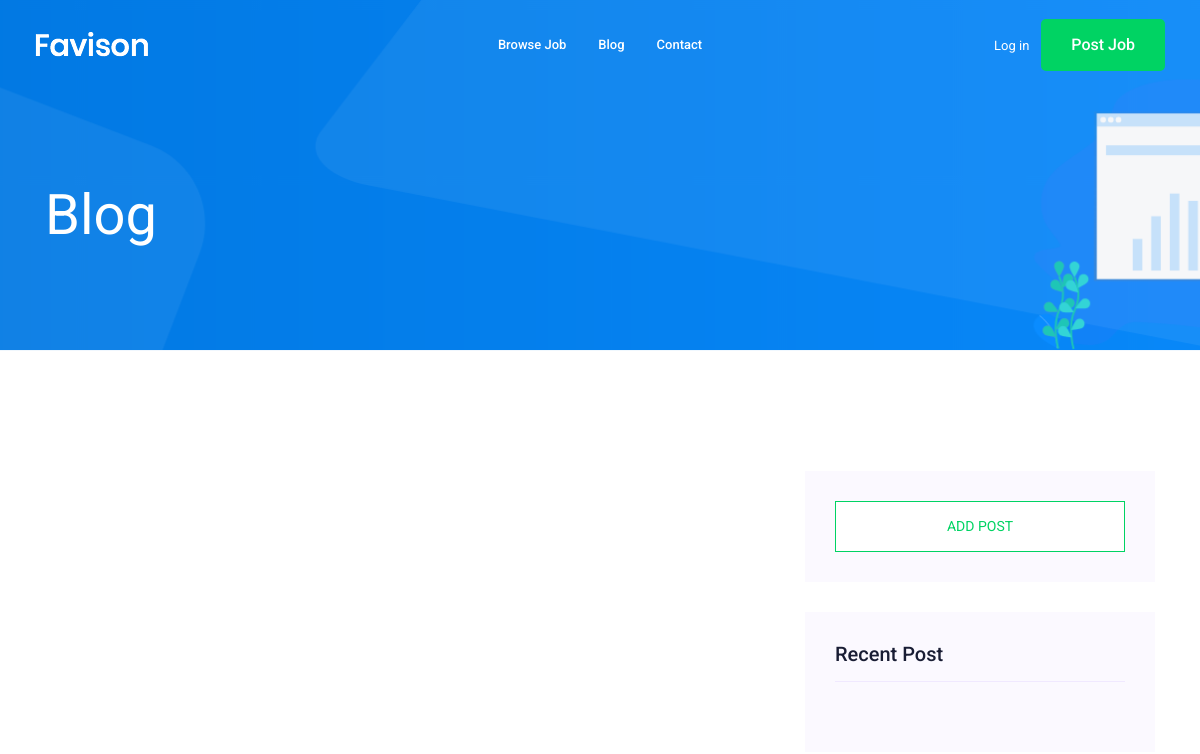
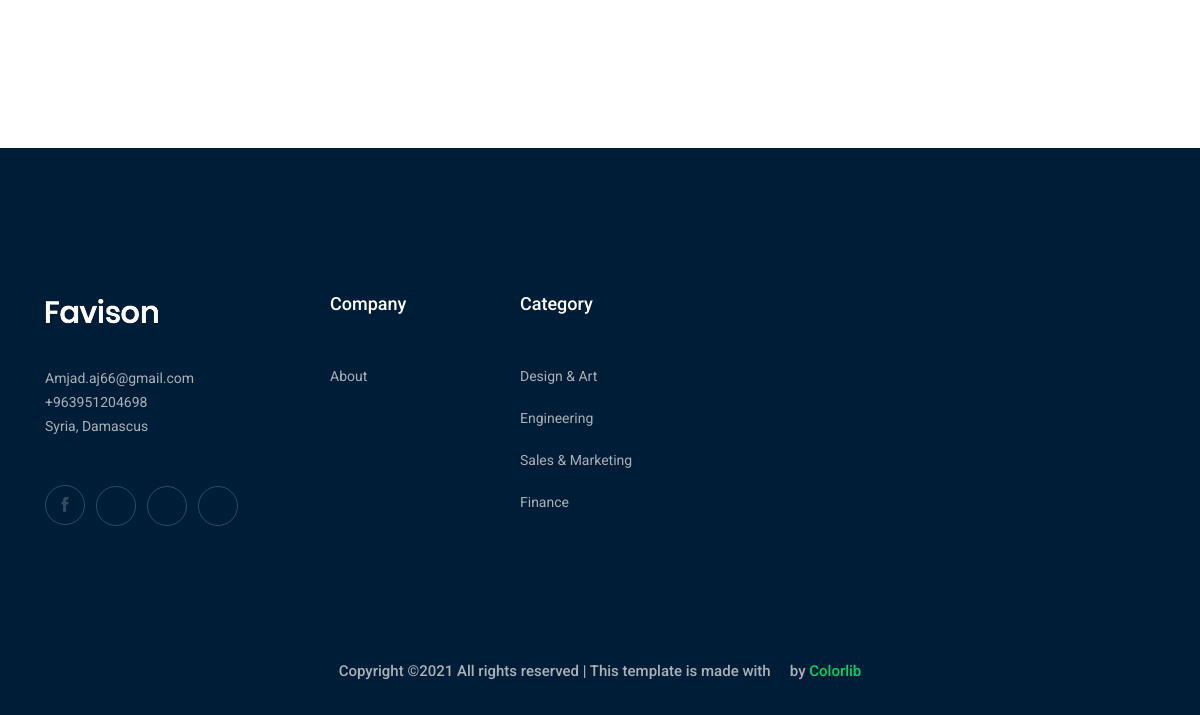
The page /blog/ on the database as committed earlier (2 pictures, top to bottom).
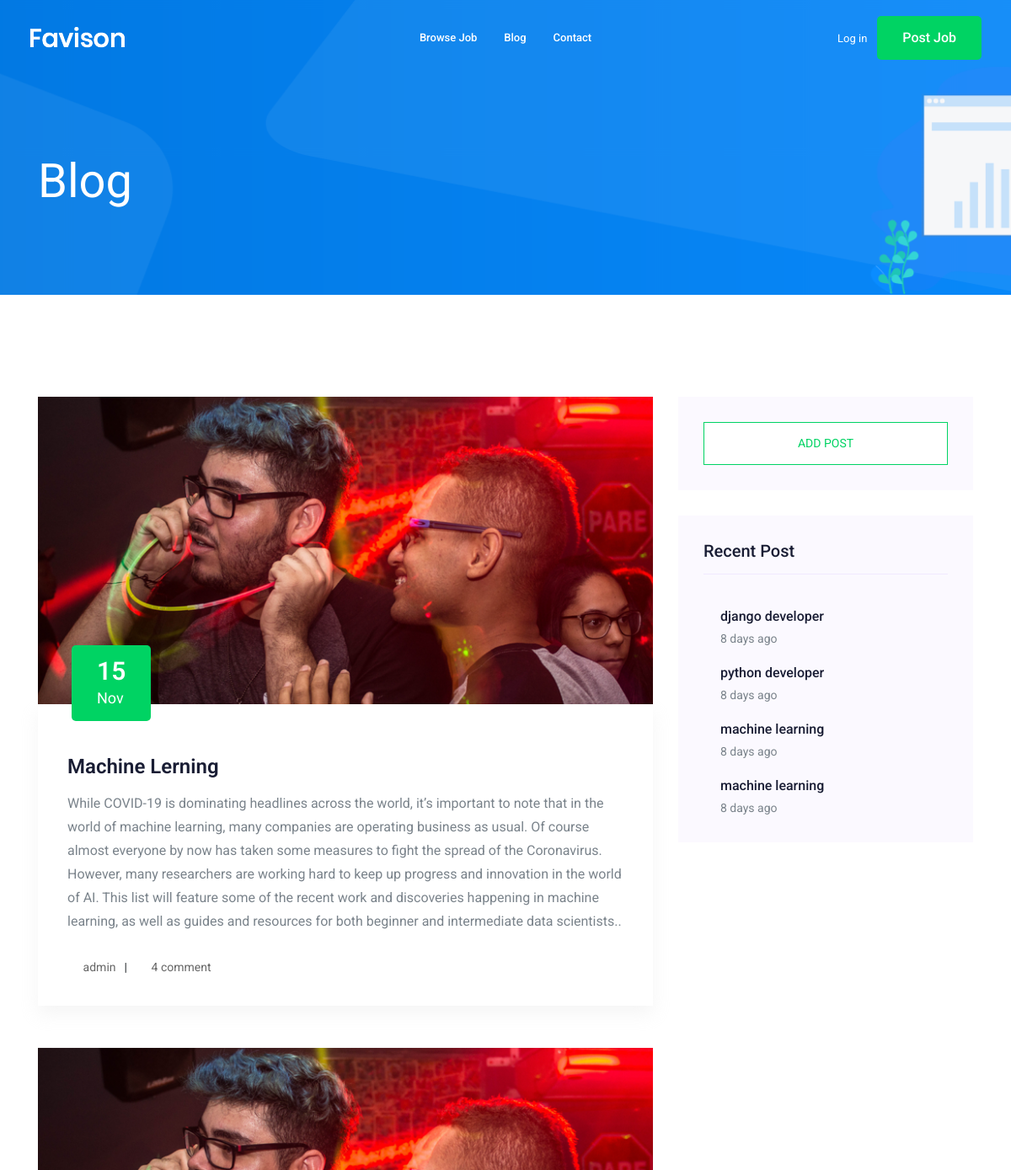
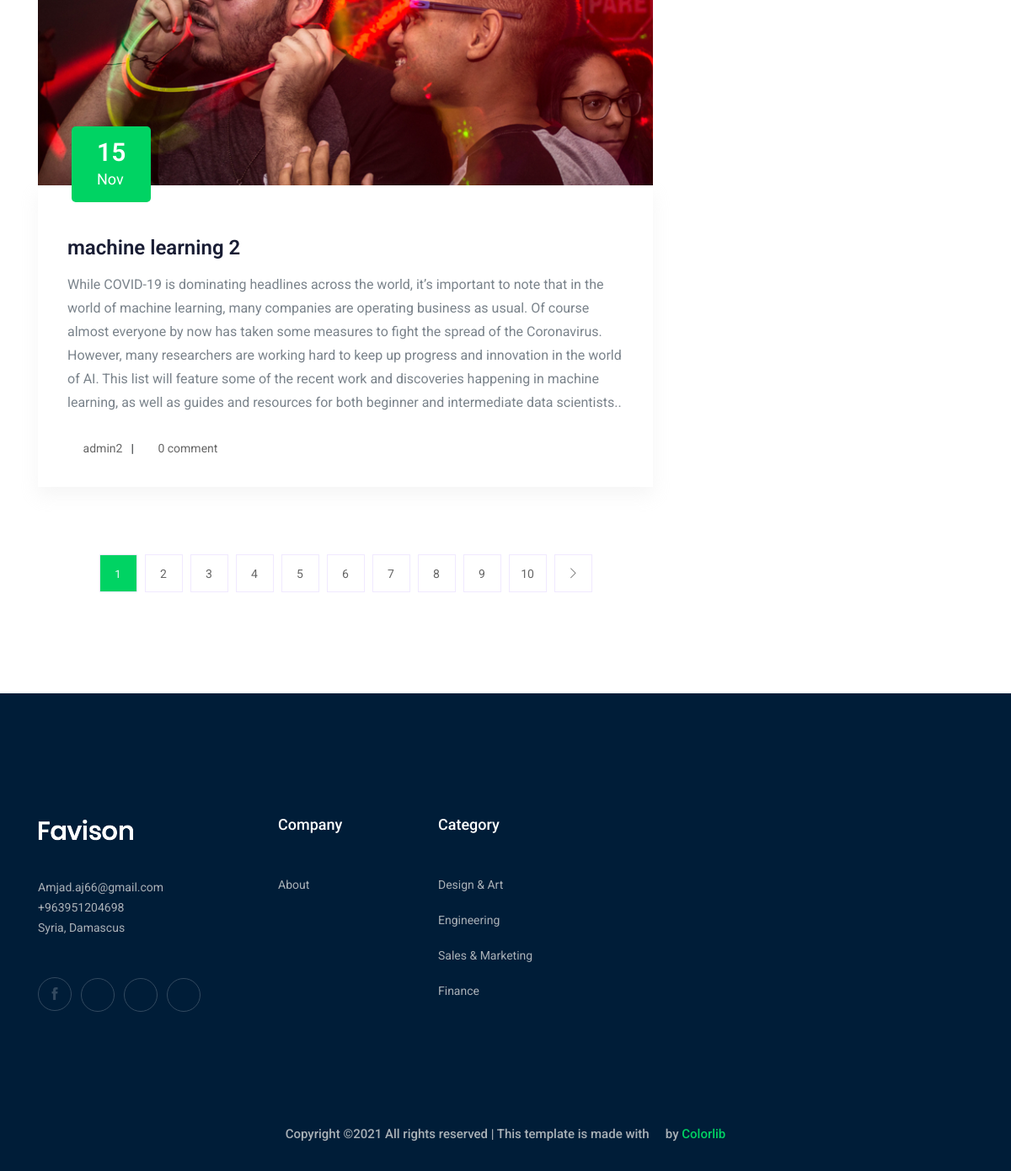
The same page on the database as committed later (2 pictures, top to bottom).
### blog/models.py (models this page shows, shortened)
class Post(models.Model):
    owner = models.ForeignKey(User , related_name='post_user', on_delete=models.CASCADE)
    title = models.CharField(max_length=100)
    content = models.TextField(max_length=10000)
    published_at = models.DateTimeField(auto_now= True)
    slug = models.SlugField(null=True, blank=True, unique=True)
    def get_date(self):
        time = datetime.now()
        if self.published_at.day == time.day:
            return str(time.hour - self.published_at.hour) + " hours ago"
        else:
            if self.published_at.month == time.month:
                return str(time.day - self.published_at.day) + " days ago"
            else:
                if self.published_at.year == time.year:
                    return str(time.month - self.published_at.month) + " months ago"
        return self.published_at
    def __str__(self):
        return self.title

class Comments(models.Model):
    owner = models.ForeignKey(User, related_name='details', on_delete=models.CASCADE)
    post = models.ForeignKey(Post,related_name='details', on_delete=models.CASCADE)
    comment  = models.TextField()
    comment_date  = models.DateTimeField(auto_now= True)
    class Meta:
        ordering = ('-comment_date',)

### blog/views.py (the view)
# urls.py: path('', views.post_list, name='posts_list'),
def post_list(request):
    all_posts = Post.objects.all()
    recent_posts = Post.objects.filter().order_by('-published_at')[:4]
    posts = Post.objects.all()
    paginator = Paginator(posts, 2)
    page_number = request.GET.get('page')
    page_obj = paginator.get_page(page_number)
    context = {'posts':page_obj,'all_post':all_posts,'recent_posts':recent_posts}
    return render(request, 'blog/blog.html', context)

### blog/templates/blog/blog.html (shortened to what this page needs)
{% extends 'base.html' %}
{% block body %}
<div class="bradcam_area bradcam_bg_1">
    <div class="container">
        <div class="row">
            <div class="col-xl-12">
                <div class="bradcam_text">
                    <h3>blog</h3>
                </div>
            </div>
        </div>
    </div>
</div>
<section class="blog_area section-padding">
    <div class="container">
        <div class="row">
            <div class="col-lg-8 mb-5 mb-lg-0">
                <div class="blog_left_sidebar">
                    {% for post in posts %}
                    <article class="blog_item">
                        <div class="blog_item_img">
                            <img class="card-img rounded-0" src="img/blog/single_blog_1.png" alt="">
                            <a class="blog_item_date">
                                <h3>{{post.published_at| date:"d"}}</h3>
                                <p>{{post.published_at| date:"M"}}</p>
                            </a>
                        </div>
                        <div class="blog_details">
                            <a class="d-inline-block" href="{% url 'blog:post_details' post.slug %}">
                                <h2>{{post}}</h2>
                            </a>
                            <p>{{post.content}}.</p>
                            <ul class="blog-info-link">
                                {% if post.owner.id == request.user.id %}
                                <li><a href="{% url 'accounts:profile' %}"><i class="fa fa-user"></i> {{post.owner}}</a>
                                </li>
                                {% else %}
                                <li><a href="{% url 'accounts:visit_profile' post.owner.id %}"><i
                                            class="fa fa-user"></i> {{post.owner}}</a></li>
                                {% endif %}
                                <li><a><i class="fa fa-comments"></i> {{post.details.all| length}} comment</a></li>
                            </ul>
                        </div>
                    </article>
                    {% endfor %}
                    {% if posts.has_other_pages %}
                    <nav class="blog-pagination justify-content-center d-flex">
                        <ul class="pagination">
                            {% for i in posts.paginator.page_range %}
                            {% if posts.number == i %}
                            <li class="page-item">
                                <a href="?page={{i}}" class="page-link" style="background:#00D363;"><span
                                        style="color: aliceblue;">{{i}}</span></a>
                            </li>
                            {% else %}
                            <li class="page-item">
                                <a href="?page={{i}}" class="page-link">{{i}}</a>
                            </li>
                            {% endif %}
                            {% endfor %}
                            {% if posts.has_next %}
                            <li class="page-item">
                                <a href="?page={{posts.next_page_number}}" class="page-link" aria-label="Next">
                                    <i class="ti-angle-right"></i>
                                </a>
                            </li>
                            {% endif %}
                        </ul>
                    </nav>
                    {% endif %}
                </div>
            </div>
            <div class="col-lg-4">
                <div class="blog_right_sidebar">
                    <aside class="single_sidebar_widget search_widget">
                        <a href="{% url 'blog:add_post' %}">  <button class="button rounded-0 primary-bg text-white w-100 btn_1 boxed-btn" type="submit">  Add
                            Post </button></a>
                    </aside>
                    <aside class="single_sidebar_widget popular_post_widget">
                        <h3 class="widget_title">Recent Post</h3>
                        {% for post  in recent_posts %}
                        <div class="media post_item">
                            <div class="media-body">
                                <a href="{% url 'blog:post_details' post.slug %}">
                                    <h3>{{post}}</h3>
                                </a>
                                <p>{{post.get_date}}</p>
                            </div>
                        </div>
                        {% endfor %}
                    </aside>
                </div>
            </div>
        </div>
    </div>
</section>
{% endblock body %}

### templates/base.html (shortened to what this page needs)
{% load static %}
<!doctype html>
<html class="no-js" lang="zxx">
<head>
    <link rel="stylesheet" href="{% static 'css/bootstrap.min.css' %}">
    <link rel="stylesheet" href="{% static 'css/owl.carousel.min.css' %}">
    <link rel="stylesheet" href="{% static 'css/magnific-popup.css' %}">
    <link rel="stylesheet" href="{% static 'css/font-awesome.min.css' %}">
    <link rel="stylesheet" href="{% static 'css/themify-icons.css' %}">
    <link rel="stylesheet" href="{% static 'css/nice-select.css' %}">
    <link rel="stylesheet" href="{% static 'css/flaticon.css' %}">
    <link rel="stylesheet" href="{% static 'css/jquery-ui.css' %}">
    <link rel="stylesheet" href="{% static 'css/gijgo.css' %}">
    <link rel="stylesheet" href="{% static 'css/animate.min.css' %}">
    <link rel="stylesheet" href="{% static 'css/slicknav.css' %}">
    <link rel="stylesheet" href="{% static 'css/style.css' %}">
</head>
<body>
    <header>
        <div class="header-area ">
            <div id="sticky-header" class="main-header-area">
                <div class="container-fluid ">
                    <div class="header_bottom_border">
                        <div class="row align-items-center">
                            <div class="col-xl-3 col-lg-2">
                                <div class="logo">
                                    <a href="index.html">
                                        <img src="img/logo.png" alt="">
                                    </a>
                                </div>
                            </div>
                            <div class="col-xl-6 col-lg-7">
                                <div class="main-menu  d-none d-lg-block">
                                    <nav>
                                        <ul id="navigation">
                                            <li><a href="{% url 'job:job_list' %}">Browse Job</a></li>
                                            <li><a href="{% url 'blog:posts_list'%}">blog</a></li>
                                            <li><a href="{% url 'contact:contact' %}">Contact</a></li>
                                        </ul>
                                    </nav>
                                </div>
                            </div>
                            <div class="col-xl-3 col-lg-3 d-none d-lg-block">
                                <div class="Appointment">
                                    {% if request.user.is_authenticated  %}
                                        <div class="phone_num d-none d-xl-block">
                                            <a href="{% url 'logout'%}">logout</a>
                                        </div>
                                        {% else %}
                                        <div class="phone_num d-none d-xl-block">
                                            <a href="{% url 'login'%}">Log in</a>
                                        </div>
                                    {% endif %}
                                    <div class="d-none d-lg-block">
                                        <a class="boxed-btn3" href="{% url 'job:add_job' %}">Post  Job</a>
                                    </div>
                                </div>
                            </div>
                            <div class="col-12">
                            </div>
                        </div>
                    </div>
                </div>
            </div>
        </div>
    </header>
{% block body %}
{% endblock body %}
    <footer class="footer">
        <div class="footer_top">
            <div class="container">
                <div class="row">
                    <div class="col-xl-3 col-md-6 col-lg-3">
                        <div class="footer_widget wow fadeInUp" data-wow-duration="1s" data-wow-delay=".3s">
                            <div class="footer_logo">
                                <a href="#">
                                    <img src="img/logo.png" alt="">
                                </a>
                            </div>
                            <p>
                                Amjad.aj66@gmail.com <br>
                                +963951204698 <br>
                                Syria, Damascus
                            </p>
                            <div class="socail_links">
                                <ul>
                                    <li>
                                        <a href="#">
                                            <i class="ti-facebook"></i>
                                        </a>
                                    </li>
                                    <li>
                                        <a href="#">
                                            <i class="fa fa-google-plus"></i>
                                        </a>
                                    </li>
                                    <li>
                                        <a href="#">
                                            <i class="fa fa-twitter"></i>
                                        </a>
                                    </li>
                                    <li>
                                        <a href="#">
                                            <i class="fa fa-instagram"></i>
                                        </a>
                                    </li>
                                </ul>
                            </div>
                        </div>
                    </div>
                    <div class="col-xl-2 col-md-6 col-lg-2">
                        <div class="footer_widget wow fadeInUp" data-wow-duration="1.1s" data-wow-delay=".4s">
                            <h3 class="footer_title">
                                Company
                            </h3>
                            <ul>
                                <li><a href="{% url 'contact:contact' %}">About </a></li>
                            </ul>
                        </div>
                    </div>
                    <div class="col-xl-3 col-md-6 col-lg-3">
                        <div class="footer_widget wow fadeInUp" data-wow-duration="1.2s" data-wow-delay=".5s">
                            <h3 class="footer_title">
                                Category
                            </h3>
                            <ul>
                                <li><a>Design & Art</a></li>
                                <li><a >Engineering</a></li>
                                <li><a>Sales & Marketing</a></li>
                                <li><a >Finance</a></li>
                            </ul>
                        </div>
                    </div>
                </div>
            </div>
        </div>
        <div class="copy-right_text wow fadeInUp" data-wow-duration="1.4s" data-wow-delay=".3s">
            <div class="container">
                <div class="row">
                    <div class="col-xl-12">
                        <p class="copy_right text-center">
Copyright &copy;<script>document.write(new Date().getFullYear());</script> All rights reserved | This template is made with <i class="fa fa-heart-o" aria-hidden="true"></i> by <a href="https://colorlib.com" target="_blank">Colorlib</a>
                        </p>
                    </div>
                </div>
            </div>
        </div>
    </footer>
</body>
</html>

Rows that differ between the two databases and show on the page:
added Post: published_at "15", published_at "Nov", title "Machine Lerning", content "While COVID-19 is dominating headlines across the world, it’s important to note that in the world of machine learning, many companies are operating business as usual. Of course almost everyone by now has taken some measures to fight the spread of the Coronavirus. However, many researchers are working hard to keep up progress and innovation in the world of AI. This list will feature some of the recent work and discoveries happening in machine learning, as well as guides and resources for both beginner and intermediate data scientists.", owner "admin", details.all|length "4", shown under "Blog"
added Post: published_at "15", published_at "Nov", title "machine learning 2", content "While COVID-19 is dominating headlines across the world, it’s important to note that in the world of machine learning, many companies are operating business as usual. Of course almost everyone by now has taken some measures to fight the spread of the Coronavirus. However, many researchers are working hard to keep up progress and innovation in the world of AI. This list will feature some of the recent work and discoveries happening in machine learning, as well as guides and resources for both beginner and intermediate data scientists.", owner "admin2", details.all|length "0", shown under "Blog"
added Post: title "django developer", get_date "8 days ago", shown under "Recent Post"
added Post: title "python developer", get_date "8 days ago", shown under "Recent Post"
added Post: title "machine learning", get_date "8 days ago", shown under "Recent Post"
added Post: title "machine learning", get_date "8 days ago", shown under "Recent Post"
Other text that changed with them:
new list line: "1"
new list line: "2"
new list line: "3"
new list line: "4"
new list line: "5"
new list line: "6"
new list line: "7"
new list line: "8"
new list line: "9"
new list line: "10"
